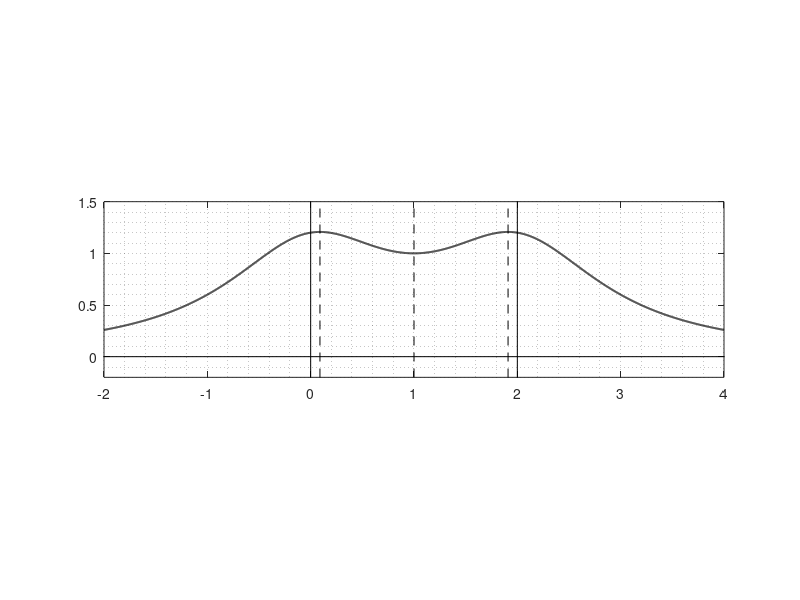

Write the MATLAB code that produced this figure. (Note: this script raises an error after producing the figure.)
% a+b=2, 求 1/(a^2+1)+1/(b^2+1) 最大值
clc
close all
x=-2:0.001:4;
y=1./(x.^2+1)+1./((2-x).^2+1);
plot(x,y,'-k','LineWidth',1.4)
hold on
plot([-100,100],[0,0],'-k','LineWidth',0.4)
plot([0,0],[-100,100],'-k','LineWidth',0.4)
plot([1,1],[-100,100],'--k','LineWidth',0.4)
plot([2,2],[-100,100],'-k','LineWidth',0.4)
plot([1-sqrt(2*(sqrt(2)-1)),1-sqrt(2*(sqrt(2)-1))],[-100,100],'--k','LineWidth',0.4)
plot([1+sqrt(2*(sqrt(2)-1)),1+sqrt(2*(sqrt(2)-1))],[-100,100],'--k','LineWidth',0.4)

grid minor
axis equal
axis([-2,4,-0.2,1.5])

syms a
f=1/(a^2+1)+1/((2-a)^2+1);
factor(diff(f,a)*(a^2+1)^2*((2-a)^2+1)^2)
solve(a^4 - 4*a^3 + 10*a^2 - 12*a + 1,a)
